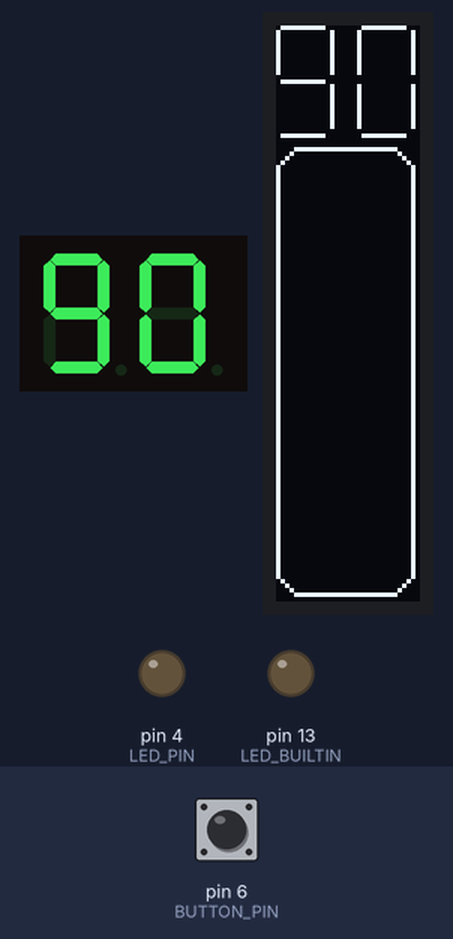
Bench run of a program on a simulated Arduino Nano, built with avr-gcc and run on an emulated ATmega328P. Shown: 2-digit seven-segment display, 32×128 one-colour display, output pins drawn as LEDs (lit = HIGH). Wiring (from diagram.json): 2 × shift register (74HC595): data pin 7; shift clock pin 9; latch pin 8; 2-digit 7-segment display, segments lit when HIGH: segments Q0, Q1, Q2, Q3, Q4, Q5, Q6, Q7, Q8, Q9, Q10, Q11, Q12, Q13, Q14, Q15. The test bench sets the inputs (shaded band); at power-on: pin 6 (BUTTON_PIN) HIGH. Random numbers use the default seed unless the program sets one; the segment pins are drawn as the display they are named for; pins used as bus, display or sensor lines are not drawn; what the program prints to the serial monitor is not drawn.

Above: at 10.9 s.
11.0 s: pin 6 (BUTTON_PIN) pulled LOW for 0.15 s
13.6 s: pin 6 (BUTTON_PIN) pulled LOW for 1 s
At 16.0 s:
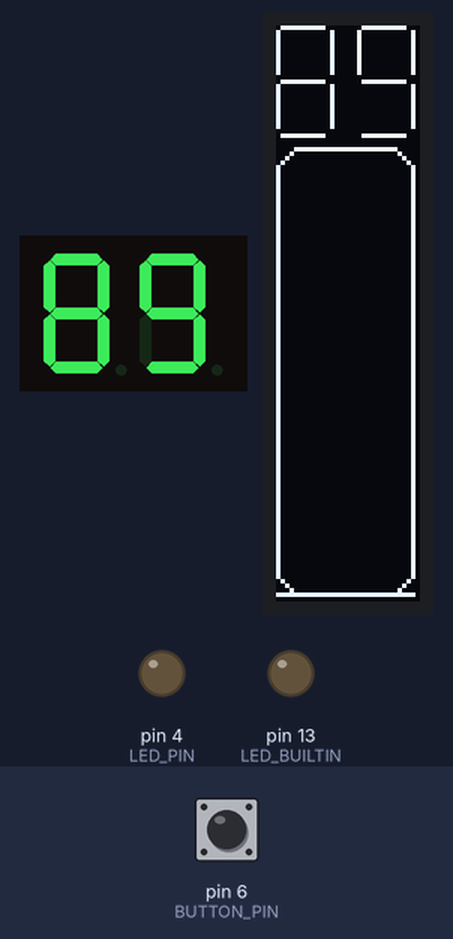
16.1 s: pin 6 (BUTTON_PIN) pulled LOW for 0.15 s
At 16.36 s:
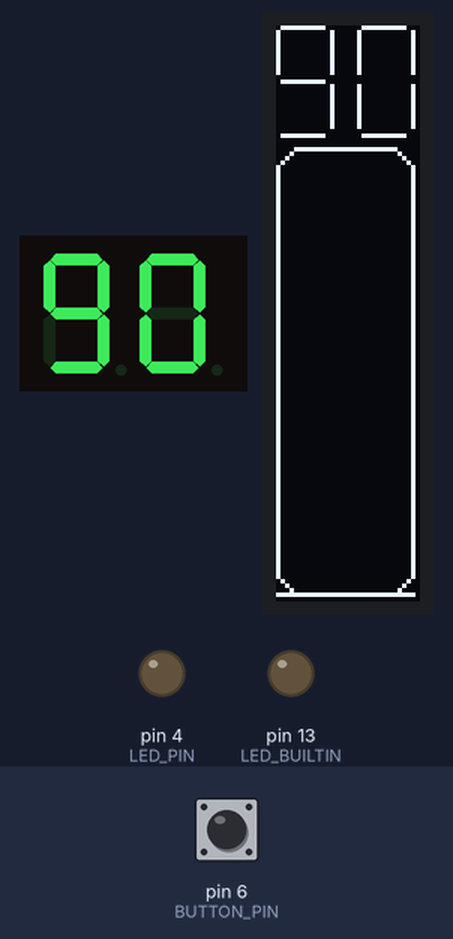
Timing chart, 0 to 19.1 s (numbered marks = the images above; inputs shaded):
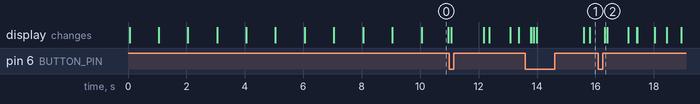

The program:

main.cpp
```cpp
#include <Arduino.h>
#include <Adafruit_NeoPixel.h>
#include <shift7sDigit.h>
#include <avdweb_Switch.h>
#include <SPI.h>
#include <Wire.h>
#define SSD1306_NO_SPLASH
#include <Adafruit_GFX.h>
#include <Adafruit_SSD1306.h>

#define debug // enter debug mode
#include <debug.h>
#include <game.h>
#include "indicators.h"
#include "communication.h"

// RGB LED
const byte LED_PIN = 4;
// Game framework
Game game(ModuleTag::NEEDY_CAPACITY, LED_PIN);

const byte BUTTON_PIN = 6; // Button

const byte latchPin = 8; // latch pin of the 74HC595
const byte clockPin = 9; // clock pin of the 74HC595
const byte dataPin = 7;  // data pin of the 74HC595

Shift7Segment sseg = Shift7Segment(2, dataPin, clockPin, latchPin);

#define SCREEN_WIDTH 128 // OLED display width, in pixels
#define SCREEN_HEIGHT 32 // OLED display height, in pixels

#define OLED_RESET -1       // Reset pin # (or -1 if sharing Arduino reset pin)
#define SCREEN_ADDRESS 0x3C ///< See datasheet for Address; 0x3D for 128x64, 0x3C for 128x32
Adafruit_SSD1306 display(SCREEN_WIDTH, SCREEN_HEIGHT, &Wire, OLED_RESET);

// --- forward functions
void initDisplay();
void initGame();
void poll();
void showEffekt(bool solved);
void showNeedy();
void processWait();
void processActive();
void strike();
void fillPoly(int16_t x0, int16_t y0, int16_t x1, int16_t y1, int16_t x2, int16_t y2, int16_t x3, int16_t y3, int16_t c);
void showLevel(int fillLevel);
void showDigit(byte dg, byte v, byte y);
void showNumber(byte timeValue);
void showSegment(byte digit, byte seg, byte y);

enum NeedyState
{
  NS_INIT,
  NS_WAIT,
  NS_ACTIVE,
  NS_DONE
};

NeedyState state = NS_INIT;

void setup()
{
  Serial.begin(115200);
  Serial.println("init");
  randomSeed(analogRead(0));
  pinMode(LED_BUILTIN, OUTPUT);
  pinMode(BUTTON_PIN, INPUT_PULLUP);

  initDisplay();

  game.init();

  initGame();
}

void initDisplay()
{
  if (!display.begin(SSD1306_SWITCHCAPVCC, SCREEN_ADDRESS))
  {
    Serial.println(F("SSD1306 allocation failed"));
    for (;;)
      ; // Don't proceed, loop forever
  }
  display.setRotation(3);
  display.clearDisplay();
}

const long MAX_FILL = 10000;
const unsigned long cycleTime = 100; // cycletime in ms
const unsigned long DISCHARGE_MULTI = 5L;

unsigned long activeTime;
unsigned long stimevalue;
bool changed = true;
byte activeButton;
word waitSec = 10;
byte userSec = 90;
byte filllevel = 0;
long delta = 0;
long dischargeDelta = 0;

void initGame()
{
  state = NS_INIT;
  // initial wait time, after this the module starts working
  waitSec = random(60, 600);
  waitSec = 10;
  // userSec = 30;
  dbgOut(F("wait: "));
  dbgOutLn(waitSec);

  delta = (MAX_FILL * cycleTime / (userSec * 1000UL));
  dischargeDelta = DISCHARGE_MULTI * delta;
  dbgOut(F("charge with: "));
  dbgOut(delta);
  dbgOut(F(", discharge with: "));
  dbgOutLn(dischargeDelta);

  activeTime = millis() + (1000UL * waitSec);
  filllevel = 0;
  state = NS_WAIT;

  display.clearDisplay();
  changed = true;
  game.setSolved();
  game.setPixelColor(PX_BLUE);
}

void loop()
{
  poll();
  if (state == NS_WAIT)
  processWait();
  if (state == NS_ACTIVE)
    processActive();
}

// Wait until the module is active
void processWait()
{
#ifdef debug
  word timeValue = (activeTime - millis()) / 1000;
  if (stimevalue != timeValue)
  {
    stimevalue = timeValue;
    dbgOut(F("wait tv: "));
    dbgOutLn(timeValue);
    showNumber(timeValue);
    showLevel(0);
  }
#endif
  if (millis() >= activeTime)
  {
    changed = true;
    state = NS_ACTIVE;
    activeTime = millis() + (1000L * userSec);
    game.sendBeep();
    game.arm();
  }
}

unsigned long lastCall = 0;
byte fillSec = 0;
long fillLevel = 0; // as 10000 means 100%
byte sFillTime = 0;
unsigned long sTime = 0;
// now the module is active and needs always some attention
void processActive()
{
  unsigned long actTime = millis();
  if (sTime < actTime)
  {
    sTime = actTime + cycleTime;

    byte fillTime = userSec - byte(fillLevel * long(userSec) / MAX_FILL);
    if (sFillTime != fillTime)
    {
      sFillTime = fillTime;
      showNumber(fillTime);
      sseg.showNumber(fillTime);
      dbgOut(F("fillTime: "));
      dbgOut(fillTime);
    }
    if (digitalRead(BUTTON_PIN))
    {
      game.setPixelColor(PX_RED);
      fillLevel = fillLevel + delta;
    }
    else
    {
      game.setPixelColor(PX_GREEN);
      fillLevel = fillLevel - dischargeDelta;
    }
    fillLevel = min(fillLevel, MAX_FILL);
    fillLevel = max(0, fillLevel);
    showLevel(fillLevel / 100);
  }
  // Time over
  if (fillLevel >= MAX_FILL)
  {
    strike();
    state = NS_DONE;
  }
}

void strike()
{
  game.setStrike();
  display.clearDisplay();
  showDigit(0, 10, 0);
  showDigit(1, 10, 0);

  display.fillRoundRect(0, 27, 31, 100, 6, SSD1306_WHITE);

  display.fillTriangle(0, 82, 12, 76, 0, 76, SSD1306_BLACK);
  display.fillTriangle(0, 76, 12, 72, 12, 76, SSD1306_BLACK);

  display.fillTriangle(12, 76, 20, 80, 12, 72, SSD1306_BLACK);
  display.fillTriangle(12, 72, 20, 76, 20, 80, SSD1306_BLACK);

  display.fillTriangle(20, 80, 28, 74, 20, 76, SSD1306_BLACK);

  display.display();
  sseg.showSegments(0, 0x40);
  sseg.showSegments(1, 0x40);
}

void fillPoly(int16_t x0, int16_t y0, int16_t x1, int16_t y1, int16_t x2, int16_t y2, int16_t x3, int16_t y3, int16_t c)
{
  display.fillTriangle(x0, y0, x1, y1, x2, y2, c);
  display.fillTriangle(x0, y0, x3, y3, x2, y2, c);
}

void poll()
{
  game.poll();
  if (game.isNewGameSettings())
  {
    initGame();
  }
}

#define SEG_A 0
#define SEG_B 1
#define SEG_C 2
#define SEG_D 3
#define SEG_E 4
#define SEG_F 5
#define SEG_G 6
#define SEG_P 7

void showNumber(byte timeValue)
{
  display.fillRect(0, 0, 31, 27, SSD1306_BLACK);
  byte v = timeValue;
  showDigit(1, v % 10, 0);
  v = v / 10;
  showDigit(0, v % 10, 0);

  display.display();
}

void showDigit(byte dg, byte v, byte y)
{
  switch (v)
  {
  case 0:
    showSegment(dg, SEG_A, y);
    showSegment(dg, SEG_B, y);
    showSegment(dg, SEG_C, y);
    showSegment(dg, SEG_D, y);
    showSegment(dg, SEG_E, y);
    showSegment(dg, SEG_F, y);
    break;
  case 1:
    showSegment(dg, SEG_B, y);
    showSegment(dg, SEG_C, y);
    break;
  case 2:
    showSegment(dg, SEG_A, y);
    showSegment(dg, SEG_B, y);
    showSegment(dg, SEG_D, y);
    showSegment(dg, SEG_E, y);
    showSegment(dg, SEG_G, y);
    break;
  case 3:
    showSegment(dg, SEG_A, y);
    showSegment(dg, SEG_B, y);
    showSegment(dg, SEG_C, y);
    showSegment(dg, SEG_D, y);
    showSegment(dg, SEG_G, y);
    break;
  case 4:
    showSegment(dg, SEG_B, y);
    showSegment(dg, SEG_C, y);
    showSegment(dg, SEG_F, y);
    showSegment(dg, SEG_G, y);
    break;
  case 5:
    showSegment(dg, SEG_A, y);
    showSegment(dg, SEG_C, y);
    showSegment(dg, SEG_D, y);
    showSegment(dg, SEG_F, y);
    showSegment(dg, SEG_G, y);
    break;
  case 6:
    showSegment(dg, SEG_A, y);
    showSegment(dg, SEG_C, y);
    showSegment(dg, SEG_D, y);
    showSegment(dg, SEG_E, y);
    showSegment(dg, SEG_F, y);
    showSegment(dg, SEG_G, y);
    break;
  case 7:
    showSegment(dg, SEG_A, y);
    showSegment(dg, SEG_B, y);
    showSegment(dg, SEG_C, y);
    break;
  case 8:
    showSegment(dg, SEG_A, y);
    showSegment(dg, SEG_B, y);
    showSegment(dg, SEG_C, y);
    showSegment(dg, SEG_D, y);
    showSegment(dg, SEG_E, y);
    showSegment(dg, SEG_F, y);
    showSegment(dg, SEG_G, y);
    break;
  case 9:
    showSegment(dg, SEG_A, y);
    showSegment(dg, SEG_B, y);
    showSegment(dg, SEG_C, y);
    showSegment(dg, SEG_D, y);
    showSegment(dg, SEG_F, y);
    showSegment(dg, SEG_G, y);
    break;
  default:
    showSegment(dg, SEG_G, y);
    break;
  }
}

const byte SG_SIZE = 12;
void showSegment(byte digit, byte seg, byte y)
{
  byte x = (digit * SG_SIZE) + (digit * SG_SIZE / 2);

  switch (seg)
  {
  case SEG_A: // A
    display.drawFastHLine(x + 1, y, SG_SIZE - 2, SSD1306_WHITE);
    break;
  case SEG_B: // B
    display.drawFastVLine(x + SG_SIZE, y + 1, SG_SIZE - 2, SSD1306_WHITE);
    break;
  case SEG_C: // C
    display.drawFastVLine(x + SG_SIZE, y + 1 + SG_SIZE, SG_SIZE - 2, SSD1306_WHITE);
    break;
  case SEG_D: // D
    display.drawFastHLine(x + 1, y + (2 * SG_SIZE), SG_SIZE - 2, SSD1306_WHITE);
    break;
  case SEG_E: // E
    display.drawFastVLine(x, y + 1 + SG_SIZE, SG_SIZE - 2, SSD1306_WHITE);
    break;
  case SEG_F: // F
    display.drawFastVLine(x, y + 1, SG_SIZE - 2, SSD1306_WHITE);
    break;
  case SEG_G: // G
    display.drawFastHLine(x + 1, y + SG_SIZE, SG_SIZE - 2, SSD1306_WHITE);
    break;
  default:
    break;
  }
}

void showLevel(int fillLevel)
{
  display.fillRect(0, 27, 31, 100, SSD1306_BLACK);
  display.drawRoundRect(0, 27, 31, 100, 6, SSD1306_WHITE);
  if (fillLevel > 0) {
    display.fillRoundRect(0, 127 - fillLevel, 31, int16_t(fillLevel), 6, SSD1306_WHITE);
  }
  display.display();
}
```

shift7sDigit.cpp
```cpp
#include <Arduino.h>
#include <shift7sDigit.h>

Shift7Segment::Shift7Segment(byte num, byte data, byte clock, byte latch, bool invert)
{
    this->m_digits = num;
    this->m_pin_data = data;
    this->m_pin_clk = clock;
    this->m_pin_latch = latch;
    this->m_inv = invert;

    pinMode(m_pin_data, OUTPUT);
    pinMode(m_pin_clk, OUTPUT);
    pinMode(m_pin_latch, OUTPUT);
    clear();
}


void Shift7Segment::invert(bool invert)
{
    m_inv = invert;
}

void Shift7Segment::showNumber(int value)
{
    clearValue();
    byte pos = 0;
    word av = abs(value);
    if (av == 0) {
        showDigit(pos, 0);
    }
    while (av > 0)
    {
        showDigit(pos++, byte(av % 10));
        av = av / 10;
    }
    if (value < 0)
        showSegments(pos, 0x40);
    updateShiftRegister();
};

void Shift7Segment::showNumberHex(int value)
{
    clearValue();
    byte pos = 0;
    word av = abs(value);
    while (av > 0)
    {
        showDigit(pos++, byte(av & 0xf));
        av = av >> 4;
    }
    if (value < 0)
        showSegments(pos, 0x40);
    updateShiftRegister();
};

void Shift7Segment::showDigit(byte pos, byte value)
{
    if (pos < MAX_DIGITS)
    m_buf[pos] = dec2Digit(value);
};

byte Shift7Segment::dec2Digit(byte value)
{
    if (value < 16)
        return Numbers[value];
    return 0;
}

void Shift7Segment::clear()
{
    clearValue();
    clearDots();
    updateShiftRegister();
};

void Shift7Segment::clearValue()
{
    for (byte x = 0; x < m_digits; x++)
    m_buf[x] = 0x00;
};

void Shift7Segment::clearDots()
{
    for (byte x = 0; x < m_digits; x++)
        m_dps[x] = false;
};

void Shift7Segment::showDot(byte pos, bool show)
{
    m_dps[pos] = show;
    updateShiftRegister();
};

void Shift7Segment::showSegments(byte pos, byte segments)
{
    m_buf[pos] = segments;
    updateShiftRegister();
};

void Shift7Segment::updateShiftRegister()
{
    byte segs = 0;
    digitalWrite(m_pin_latch, LOW);
    for (byte x = 0; x < m_digits; x++)
    {
        segs = m_buf[x];
        if (m_dps[x])
            segs |= 0x80;
        else
            segs &= 0x7F;
        if (m_inv) {
            segs =~segs;
        }

        shiftOut(m_pin_data, m_pin_clk, MSBFIRST, segs);
    }
    digitalWrite(m_pin_latch, HIGH);
}
```

shift7sDigit.h
```cpp
#ifndef SHIFT7SDIGIT_H
#define SHIFT7SDIGIT_H
#include <Arduino.h>

enum Segment
{
    A = 1,
    B = 2,
    C = 4,
    D = 8,
    E = 16,
    F = 32,
    G = 64,
    DP = 128
};

const byte Numbers[16] = {
    0x3F, // 0
    0x06, // 1
    0x5B, // 2
    0x4F, // 3
    0x66, // 4
    0x6D, // 5
    0x7D, // 6
    0x07, // 7
    0x7F, // 8
    0x6F, // 9
    0x77, // A
    0x7C, // B
    0x39, // C
    0x5E, // D
    0x79, // E
    0x71, // F
};

const byte MAX_DIGITS = 8;

class Shift7Segment
{
public:
    Shift7Segment(byte num, byte data, byte clock, byte latch, bool invert = false);
    void invert(bool invert);
    void showNumber(int value);
    void showNumberHex(int value);
    void showDigit(byte pos, byte value);
    void clear();
    void showDot(byte pos, bool show);
    void showSegments(byte pos, byte segments);

private:
    byte m_digits;
    byte m_pin_data;
    byte m_pin_clk;
    byte m_pin_latch;
    bool m_inv;

    byte m_buf[MAX_DIGITS];
    bool m_dps[MAX_DIGITS];
    void updateShiftRegister();
    byte dec2Digit(byte value);
    void clearDots();
    void clearValue();
};
#endif
```

Measured:
- what the display in image 0 shows lasts 1.0 s, from 10.0 s to 11.0 s
